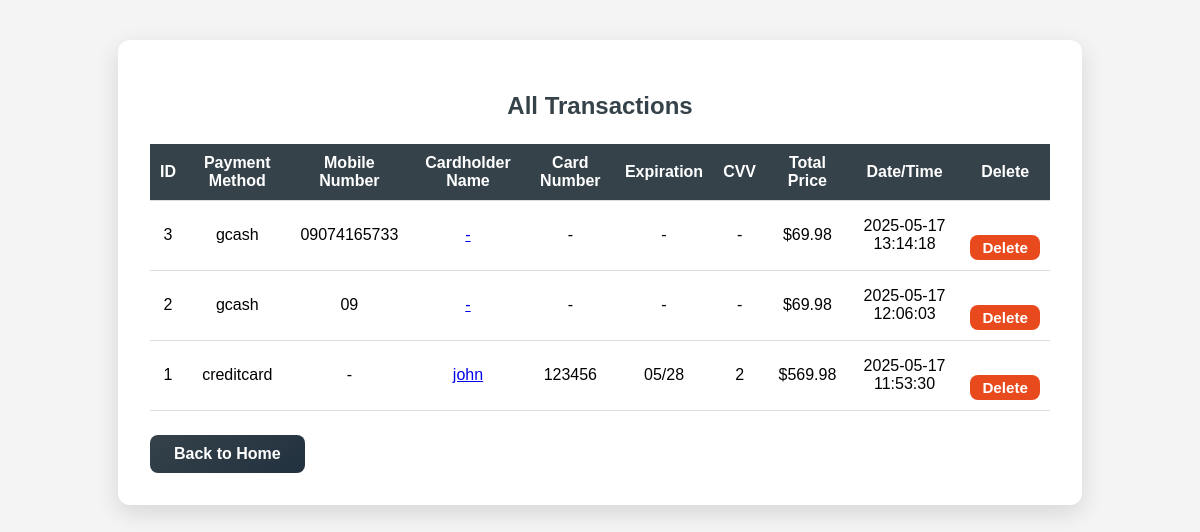
Page /transactions on the committed database.
### models/transaction.py (models this page shows)
class Transaction(db.Model):
    id = db.Column(db.Integer, primary_key=True)
    payment_method = db.Column(db.String(20))
    ewallet_number = db.Column(db.String(20))
    cardname = db.Column(db.String(100))
    cardnumber = db.Column(db.String(20))
    expdate = db.Column(db.String(10))
    cvv = db.Column(db.String(10))
    total_price = db.Column(db.Float)
    timestamp = db.Column(db.DateTime, server_default=db.func.now())

### routes/product_routes.py (the view)
@main.route('/transactions')
def view_transactions():
    transactions = Transaction.query.order_by(Transaction.timestamp.desc()).all()
    return render_template('transactions.html', transactions=transactions)

### templates/transactions.html (shortened to what this page needs)
<!DOCTYPE html>
<html lang="en">
<head>
</head>
<body>
    <div class="container">
        <h2>All Transactions</h2>
        <table>
            <tr>
                <th>ID</th>
                <th>Payment Method</th>
                <th>Mobile Number</th>
                <th>Cardholder Name</th>
                <th>Card Number</th>
                <th>Expiration</th>
                <th>CVV</th>
                <th>Total Price</th>
                <th>Date/Time</th>
                <th>Delete</th>
            </tr>
            {% for t in transactions %}
            <tr>
                <td>{{ t.id }}</td>
                <td>{{ t.payment_method }}</td>
                <td>{{ t.ewallet_number or '-' }}</td>
                <td>
                    <a href="{{ url_for('main.transaction_detail', transaction_id=t.id) }}">
                        {{ t.cardname or '-' }}
                    </a>
                </td>
                <td>{{ t.cardnumber or '-' }}</td>
                <td>{{ t.expdate or '-' }}</td>
                <td>{{ t.cvv or '-' }}</td>
                <td>${{ '%.2f'|format(t.total_price or 0) }}</td>
                <td>{{ t.timestamp.strftime('%Y-%m-%d %H:%M:%S') if t.timestamp else '-' }}</td>
                <td>
                    <form action="{{ url_for('main.delete_transaction', transaction_id=t.id) }}" method="post" style="margin:0;">
                        <button type="submit" class="back-btn" style="background:#e8491d; color:#fff; padding:4px 12px; font-size:0.95em;"
                            onclick="return confirm('Are you sure you want to delete this transaction?');">
                            Delete
                        </button>
                    </form>
                </td>
            </tr>
            {% endfor %}
        </table>
        <a href="{{ url_for('main.home2') }}" class="back-btn">Back to Home</a>
    </div>
</body>
</html>

### templates/transactions.html (style rules this page uses)
body { font-family: Arial, sans-serif; background: #f4f4f4; }
.container { max-width: 900px; margin: 40px auto; background: #fff; padding: 32px; border-radius: 12px; box-shadow: 0 8px 24px rgba(0,0,0,0.12); }
h2 { text-align: center; color: #35424a; }
table { width: 100%; border-collapse: collapse; margin-top: 24px; }
th, td { padding: 10px; border-bottom: 1px solid #ddd; text-align: center; }
th { background: #35424a; color: #fff; }
.back-btn { display: inline-block; margin-top: 24px; padding: 10px 24px; border: none; border-radius: 8px; background: linear-gradient(145deg, #35424a 0%, #22313f 100%); color: #fff; font-weight: bold; text-decoration: none; cursor: pointer; transition: background 0.2s; }

### rows in the picture
Transaction: id "3", payment_method "gcash", ewallet_number "09074165733", cardname "-", cardnumber "-", expdate "-", cvv "-", total_price "69.98", timestamp "2025-05-17 13:14:18"
Transaction: id "2", payment_method "gcash", ewallet_number "09", cardname "-", cardnumber "-", expdate "-", cvv "-", total_price "69.98", timestamp "2025-05-17 12:06:03"
Transaction: id "1", payment_method "creditcard", ewallet_number "-", cardname "john", cardnumber "123456", expdate "05/28", cvv "2", total_price "569.98", timestamp "2025-05-17 11:53:30"
